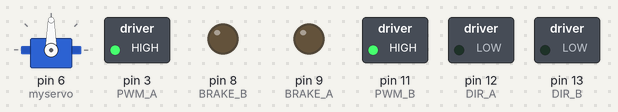
Bench run of a sketch on a simulated Arduino Uno, built with avr-gcc and run on an emulated ATmega328P. Shown: servo, switched loads named in the sketch (green lamp = pin HIGH), output pins drawn as LEDs (lit = HIGH).

Above: at 0.1 s.
At 6.1 s:
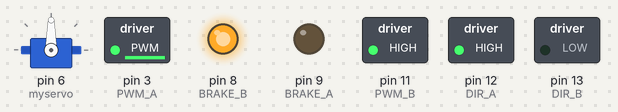
At 12.1 s:
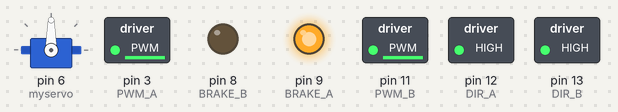
At 18.1 s:
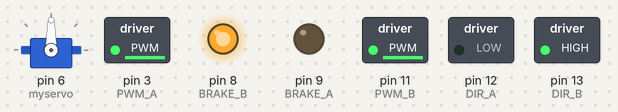
At 24.1 s:
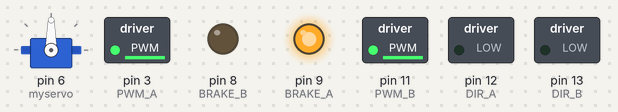
At 36.1 s:
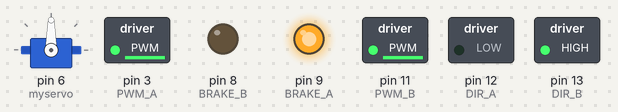
Timing chart, 0 to 37.6 s (numbered marks = the images above):
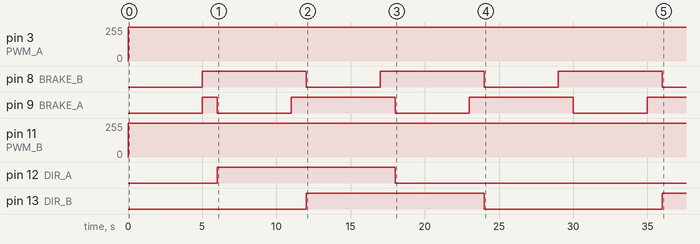

Measured:
- by itself, pin 3 (PWM_A): 0/255 → 255/255 at 0.00 s, → 254/255 6.0 s later
- by itself, pin 8 (BRAKE_B): alternates HIGH for 7.0 s and LOW for 5.0 s
- by itself, pin 9 (BRAKE_A): repeats every 12.0 s: LOW 5.0 s, HIGH 7.0 s
- by itself, pin 11 (PWM_B): 0/255 → 255/255 at 0.00 s, → 254/255 12.0 s later
- by itself, pin 12 (DIR_A): LOW → HIGH at 6.0 s, → LOW 12.0 s later
- by itself, pin 13 (DIR_B): LOW → HIGH at 12.0 s, → LOW 12.0 s later, → HIGH 12.0 s later

The sketch:

control_motores.ino
```cpp
/* Control de motores con funcion de parada suave.
   Programar cambio de potencia suave de old_PWM_A a new_PWM_B
*/
#include <Servo.h>


Servo myservo;  // create servo object to control a servo
                // a maximum of eight servo objects can be created

int pos = 0;    // variable to store the servo position

const int bigote_a = 7;
const int bigote_b = 16; //asi el A2 trabaja como digital.
int DIR_A = 12;
int PWM_A = 3;
int BRAKE_A = 9;
int DIR_B = 13;
int PWM_B = 11;
int BRAKE_B = 8;

int pwm_max = 254; //-- Potencia maxima permitida a los motores 255 para 5V desde el ordenador no llegan a sustentar
int pwm_min = 200;  //-- Potencia minima de alimentacion

void setup()
{
  Serial.begin(2400); //posiblemente tenga que declarar los pines 0 y 1 para que funcione sin usb
  myservo.attach(6);  // attaches the servo on pin 9 to the servo object
  pinMode(DIR_A, OUTPUT);
  pinMode(PWM_A, OUTPUT);
  pinMode(BRAKE_A, OUTPUT);
  pinMode(DIR_B, OUTPUT);
  pinMode(PWM_B, OUTPUT);
  pinMode(BRAKE_B, OUTPUT);
  //attachInterrupt(0, choque, LOW);

  digitalWrite(DIR_A, LOW); //-- Inicia hacia adelante
  digitalWrite(DIR_B, LOW); //-- Inicia hacia adelante
  digitalWrite(PWM_A, LOW); //-- Inicia parado
  digitalWrite(PWM_B, LOW); //-- Inicia parado
  digitalWrite(BRAKE_A, HIGH);//-- Comienzan frenados
  digitalWrite(BRAKE_B, HIGH); //-- Comienzan frenados
  myservo.write(90); //-- Inicia con helices tumbadas
}

void loop()//Ascenso inicial
{
 adiante(255);
 agarda(5000);
 parar();
 agarda(1000);
 derecha(254, HIGH);
 agarda(5000);
 parar();
 agarda(1000);
 izquierda(254, HIGH);
 agarda(5000);
 parar();
 agarda(1000);
 derecha(254, LOW);
 agarda(5000);
 parar();
 agarda(1000);
 izquierda(254, LOW);
 agarda(5000);
 parar();
 agarda(1000);
 derecha(254, LOW);
 agarda(5000);
 parar();
 agarda(1000);
 izquierda(254, HIGH);
 agarda(5000);
 parar();
 agarda(1000);
 derecha(254, HIGH);
 agarda(5000);
 parar();
 agarda(1000);
 izquierda(254, LOW);
 agarda(5000);
 parar();
 agarda(1000);


}


void agarda(int milisegundos)
{
  delay(milisegundos);
  parar();
}

void derecha(int potencia, int dir)
{
  digitalWrite(BRAKE_A, LOW);
  digitalWrite(DIR_A, dir);
  analogWrite(PWM_A, potencia);
}

void izquierda(int potencia, int dir)
{
  digitalWrite(BRAKE_B, LOW);
  digitalWrite(DIR_B, dir);
  analogWrite(PWM_B, potencia);
}

void adiante(int potencia) // Se llega a potencia en cuatro pasos, un segundo
{
  derecha(potencia, LOW);
  izquierda(potencia, LOW);
}
void parar() // Parada controlada
{
  digitalWrite(BRAKE_A, HIGH);
  digitalWrite(BRAKE_B, HIGH);
}

void atras(int potencia)// Se llega a potencia en cuatro pasos, un segundo
{
  parar();
  digitalWrite(BRAKE_A, LOW);
  digitalWrite(DIR_A, HIGH);
  digitalWrite(BRAKE_B, LOW);
  digitalWrite(DIR_B, HIGH);
  analogWrite(PWM_A, potencia);
  analogWrite(PWM_B, potencia);
}

void choque()
  { /*Identificar cual es la colisin para dar tres comportamientos
    Derecha, apaga motor izquierdo y acelera el derecho.
    Izquierda, apaga el motor derecho y acelera el izquierdo.
    Ambos, invierte la marcha, se para y reanaliza el terreno.
    */
    int _bigote_a;
    int _bigote_b;

    _bigote_a = digitalRead(bigote_a);
    _bigote_b = digitalRead(bigote_b);
    if( _bigote_a == HIGH && _bigote_b == LOW)
      {
      atras(100);
      }
     else if( _bigote_b == HIGH && _bigote_a == LOW)
     {
       atras(100);
     }
     else // Este caso nunca se da

     {
       atras(100);
     }
  }
```
